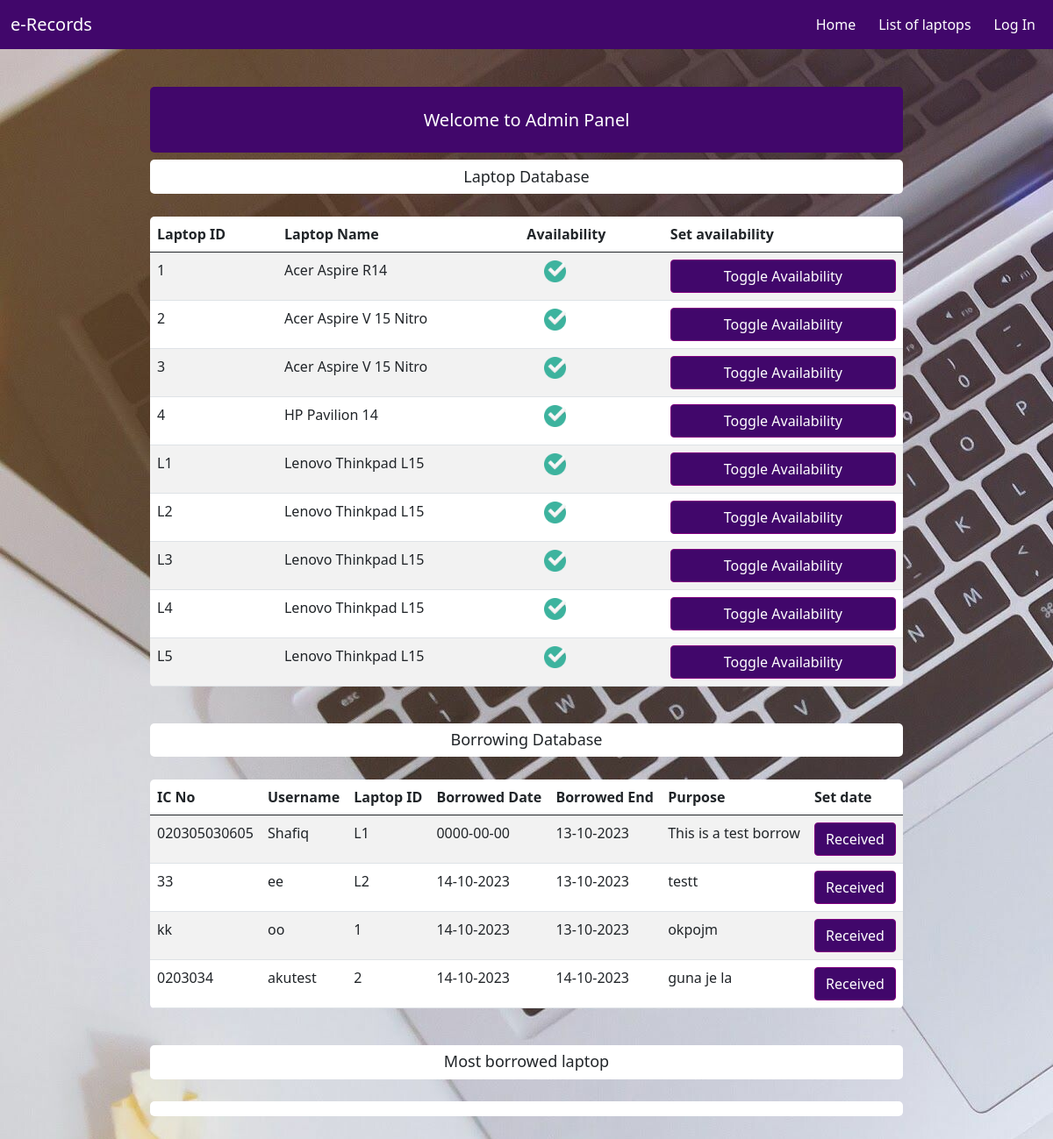
/php/adminpage.php (signed in), run on the app's committed database.
### tables this page shows
CREATE TABLE `laptop` (
  `laptop_id` varchar(5) NOT NULL,
  `laptop_name` varchar(50) NOT NULL,
  `isAvailable` char(2) NOT NULL
);

CREATE TABLE `borrow` (
  `user_id` varchar(20) NOT NULL,
  `user_name` varchar(20) NOT NULL,
  `laptop_id` varchar(20) NOT NULL,
  `borrow_start` varchar(20) NOT NULL,
  `borrow_end` varchar(20) NOT NULL,
  `borrow_purpose` varchar(50) NOT NULL,
  `borrow_id` int(11) NOT NULL
);

### php/adminpage.php (the view, shortened to what this page needs)
<!doctype html>
<html>
  <head>
    <?php
    include 'connection.php';
    $resultlaptop = mysqli_query($conn, "SELECT * FROM laptop");
    if (mysqli_num_rows($resultlaptop) > 0) {
    ?>
    <link rel="stylesheet" type="text/css" href="../css/styleindex.css">
    <link rel="stylesheet" type="text/css" href="../css/bootstrap@5.0.2.min.css">
    <link rel="stylesheet" type="text/css" href="../css/styleadmin.css">
  </head>
  <body>
  <nav class="navbar navbar-expand-lg navbar-light">
    <div class="container-fluid">
      <a class="navbar-brand" href="../index.php">e-Records</a>
      <div class="collapse navbar-collapse" id="navbarNav">
        <ul class="navbar-nav">
          <li class="nav-item">
            <a class="nav-link" href="../index.php">Home</a>
          </li>
          <li class="nav-item">
            <a class="nav-link" href="list.php">List of laptops</a>
          </li>
          <li class="nav-item">
            <a class="nav-link" href="login.php">Log In</a>
          </li>
        </ul>
      </div>
    </div>
  </nav>
    <div class="content-wrapper">
      <div class="container-fluid">
        <div class="row">
          <div class="col-9">
            <h3 class="h3-head">Welcome to Admin Panel</h3>
          </div>
          <div class="col-9-below">
            <div class="container-below">
              <h3 class="h3-body">Laptop Database</h3>
            </div>
          </div>
          <div class="col-9">
          <div class="table-container table-responsive">
              <table class="table table-striped">
                <thead>
                  <tr>
                    <th>Laptop ID</th>
                    <th>Laptop Name</th>
                    <th>Availability</th>
                    <th>Set availability</th>
                  </tr>
                </thead>
                <tbody>
                <?php while($row = mysqli_fetch_assoc($resultlaptop)){?>
                  <tr>
                    <td><?php echo $row['laptop_id'];?></td>
                    <td><?php echo $row['laptop_name'];?></td>
                    <td>
                      <?php
                        $isavailable = $row['isAvailable'];
                        if(strcmp($isavailable, "Y") == 0)
                        {
                          echo "<img src='../assets/tick.png' class='availimg'>";
                        }
                        else
                        {
                          echo "<img src='../assets/cancel.png' class='availimg'>";
                        }
                      ?>
                    </td>
                    <td><button id="<?php echo $row['laptop_id']?>" onclick="toggleavail(this)" class="btn btn-primary">Toggle Availability</button></td>
                  </tr>
                  <?php } ?>
                </tbody>
                </table>
              <?php } ?>
            </div>
          </div>
          <div class="col-9-below">
            <div class="container-below">
              <?php
                $resultborrow = mysqli_query($conn, "SELECT
                *, DATE_FORMAT(borrow_end,'%d-%m-%Y') as formatted_date
              FROM `borrow` ORDER BY borrow_start ASC");
                if (mysqli_num_rows($resultborrow) > 0) {
              ?>
              <h3 class="h3-body">Borrowing Database</h3>
            </div>
          </div>
          <div class="col-9">
          <div class="table-container table-responsive">
              <table class="table table-striped">
                <thead>
                  <tr>
                    <th>IC No</th>
                    <th>Username</th>
                    <th>Laptop ID</th>
                    <th>Borrowed Date</th>
                    <th>Borrowed End</th>
                    <th>Purpose</th>
                    <th>Set date</th>
                  </tr>
                </thead>
                <tbody>
                <?php
                while($row = mysqli_fetch_assoc($resultborrow)){?>
                  <tr>
                    <td><?php echo $row['user_id'];?></td>
                    <td><?php echo $row['user_name'];?></td>
                    <td><?php echo $row['laptop_id'];?></td>
                    <td><?php echo $row['borrow_start'];?></td>
                    <td><?php echo $row['borrow_end'];?></td>
                    <td><?php echo $row['borrow_purpose'];?></td>
                    <td><button id="<?php echo $row['borrow_id']?>"onclick="setsend(this)" class="btn btn-primary">Received</button></td>
                  </tr>
                  <?php } ?>
                </tbody>
              </table>
              <?php } ?>
            </div>
          </div>
          <div class="col-9">
            <div class="container-below">
              <h3 class="h3-body">Most borrowed laptop</h3>
            </div>
            <div class="col">
               <div class="chart">
               </div>
            </div>
          </div>
          </div>
        </div>
      </div>
  </body>
</html>

### css/styleindex.css (style rules this page uses)
nav { background-color: rgb(65, 7, 107); }
.navbar-light .navbar-brand { color: white; }
.navbar-light .navbar-nav .nav-link { color: white; margin-left: 10px; transition: background .5s ease-in-out; }
.navbar-collapse { text-align: center; }
.navbar-expand-lg .navbar-collapse { flex-direction: row-reverse; }

### css/styleadmin.css (style rules this page uses)
.navbar-light .navbar-brand { color: white; }
.navbar-light .navbar-nav .nav-link { color: white; }
body { background-image: url('../assets/slide1.jpg'); }
.h3-head { text-align: center; margin-top: 5%; background-color: rgb(65, 7, 107); border-radius: 5px; height: 75%; color: #ffff; width: 100%; font-size: 20px; padding-top: 3%; }
.row { justify-content: space-around; margin: auto; }
.container-below { border-radius: 5px; background-color: white; }
.h3-body { margin: 3%; padding: 1%; font-size: 18px; border-radius: 5px; text-align: center; }
.col-9-below { width: 75%; max-height: 110px; }
.table-container .table { background-color: white; border-radius:5px; }
.table { overflow:hidden; }
.chart { background-color: #ffff; max-width: 100%; border-radius:5px; padding: 1%; margin-bottom: 3%; }
.btn { width: 100%; }
.availimg { margin:auto; margin-left:20px; text-align:center; width:25px; height:25px; }
.btn-primary { background-color: #41076b; border-color: purple; }

### data on the page
laptop: laptop_id "1", laptop_name "Acer Aspire R14"
laptop: laptop_id "2", laptop_name "Acer Aspire V 15 Nitro"
laptop: laptop_id "3", laptop_name "Acer Aspire V 15 Nitro"
laptop: laptop_id "4", laptop_name "HP Pavilion 14"
laptop: laptop_id "L1", laptop_name "Lenovo Thinkpad L15"
laptop: laptop_id "L2", laptop_name "Lenovo Thinkpad L15"
laptop: laptop_id "L3", laptop_name "Lenovo Thinkpad L15"
laptop: laptop_id "L4", laptop_name "Lenovo Thinkpad L15"
laptop: laptop_id "L5", laptop_name "Lenovo Thinkpad L15"
borrow: user "020305030605", user_name "Shafiq", laptop "L1", borrow_start "0000-00-00", borrow_end "13-10-2023", borrow_purpose "This is a test borrow"
borrow: user "33", user_name "ee", laptop "L2", borrow_start "14-10-2023", borrow_end "13-10-2023", borrow_purpose "testt"
borrow: user "kk", user_name "oo", laptop "1", borrow_start "14-10-2023", borrow_end "13-10-2023", borrow_purpose "okpojm"
borrow: user "0203034", user_name "akutest", laptop "2", borrow_start "14-10-2023", borrow_end "14-10-2023", borrow_purpose "guna je la"
